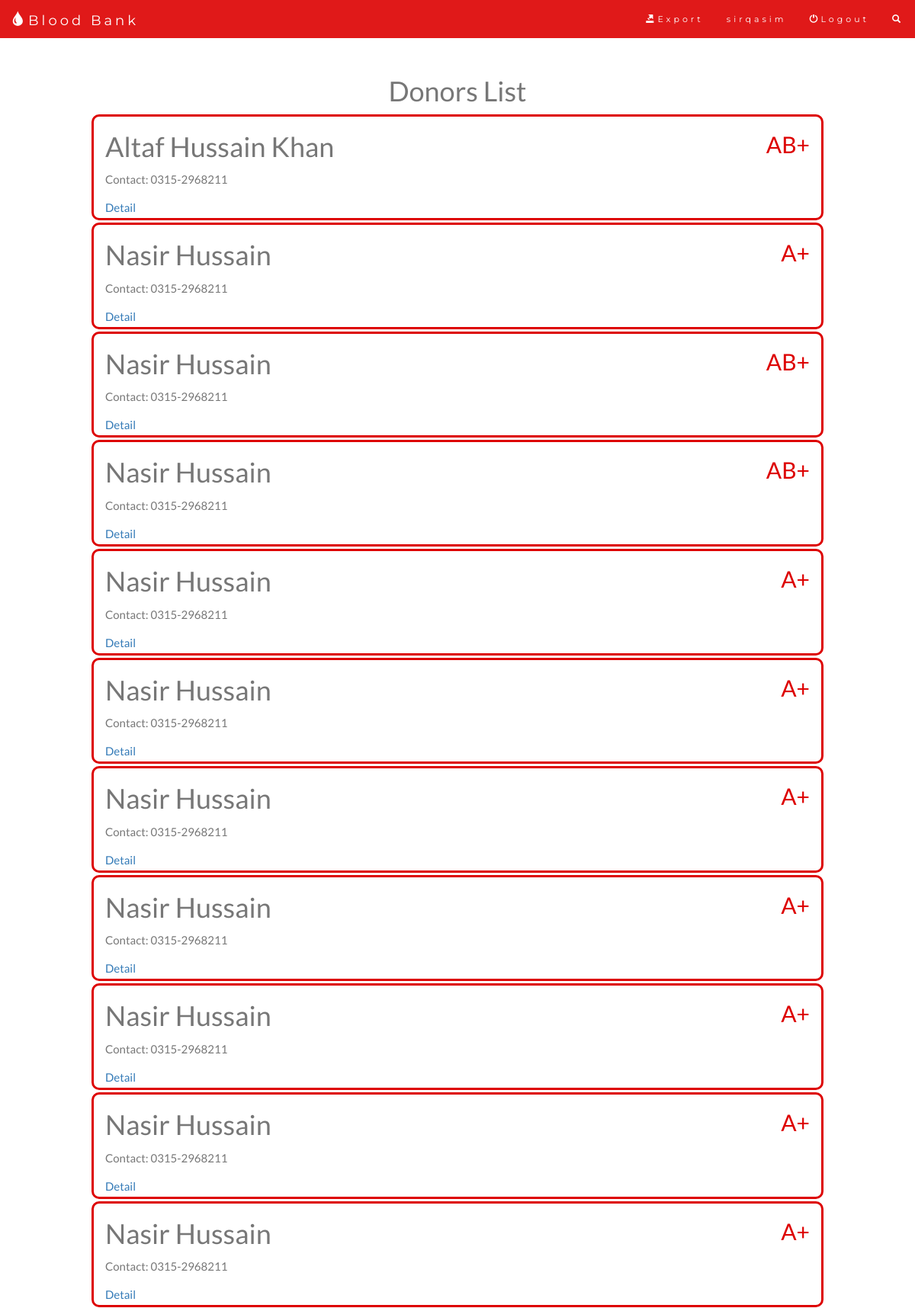
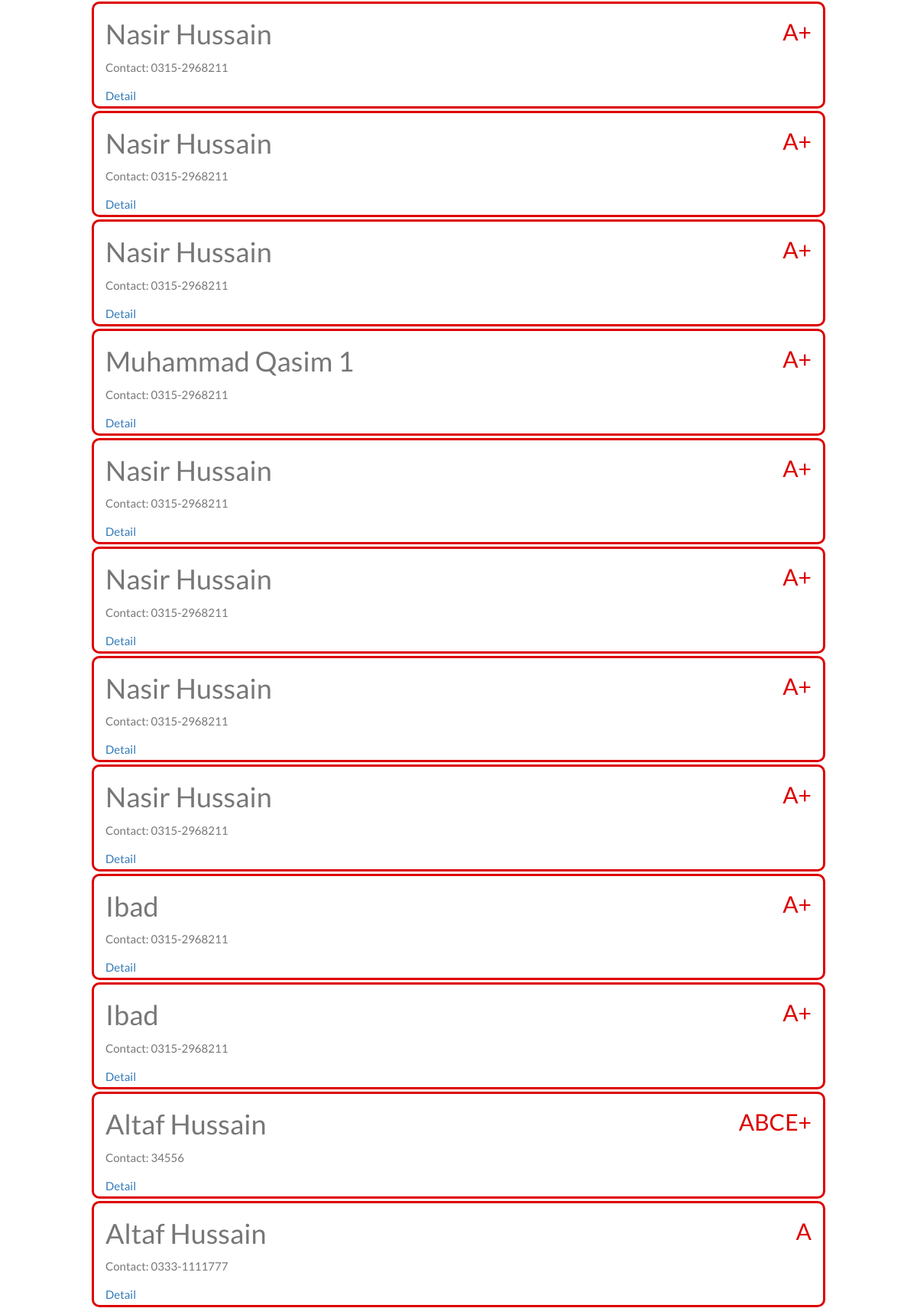
The app's page /bloodbank/ (signed in, upper part) with its own data (2 pictures, top to bottom).
### bloodbank/models.py (models this page shows)
class Donors(models.Model):
    name=models.CharField(max_length=255)
    contact=models.CharField(max_length=255)
    city=models.CharField(max_length=255)
    bloodGroup=models.CharField(max_length=255)
    donor=models.BooleanField(default=False)
    email=models.CharField(max_length=255)
    password=models.CharField(max_length=255)

### bloodbank/views.py (the view)
def index(request):
    if 'name' not in request.session:
        user = ""
    else:
        user = request.session['name']
    all_donors=Donors.objects.all().order_by('-pk')
    return render(request,'bloodbank/index.html',{'all_donors': all_donors,'user':user})

### bloodbank/templates/bloodbank/index.html (shortened to what this page needs)
<!DOCTYPE html>
<html lang="en">
<head>
{% load staticfiles %}
  <link rel="stylesheet" href="https://maxcdn.bootstrapcdn.com/bootstrap/3.3.7/css/bootstrap.min.css">
</head>
<body id="myPage" data-spy="scroll" data-target=".navbar" data-offset="50">
<nav class="navbar navbar-default navbar-fixed-top">
  <div class="container-fluid">
    <div class="navbar-header">
      <a class="navbar-brand" href="#"><i class="glyphicon glyphicon-tint"> </i>Blood Bank</a>
    </div>
    <div class="collapse navbar-collapse" id="myNavbar">
      <ul class="nav navbar-nav navbar-right">
              {% if user != "" %}
                  <li><a href="http://127.0.0.1:8000/bloodbank/export/"><i class="glyphicon glyphicon-export"></i>Export</a></li>
                  <li><a href="#">{{ user }}</a></li>
                  <li><a href="http://127.0.0.1:8000/bloodbank/logout"><i class="glyphicon glyphicon-off"></i>Logout</a><li>
              {% endif %}
        <li><a href="#"><span class="glyphicon glyphicon-search"></span></a></li>
      </ul>
    </div>
  </div>
</nav>
<div class="container">
    <div class="row">
<h1 class="text-center">Donors List</h1>
    {% for donor in all_donors %}
        {% if user != "" %}
            <div class="col-xs-12" style="border:solid 3px #dd0000; margin-bottom: 3px; border-radius:10px;">
            <h1 style="float: left;">{{ donor.name }}</h1>
            <h2 style="color:#dd0000; float: right;">{{ donor.bloodGroup }}</h2>
            <br style="clear: both;">
            <p>Contact: {{ donor.contact }}</p>
            <a href="http://127.0.0.1:8000/bloodbank/details/{{ donor.pk}}">Detail</a>
            <br style="clear:both !important;">
            </div>
        {% else %}
            <div class="col-md-12" style="border:solid 3px #dd0000; margin-bottom: 3px; border-radius:10px;">
            <h1 style="float: left;">{{ donor.name }}</h1>
            <h2 style="color:#dd0000; float: right;">{{ donor.bloodGroup }}</h2>
            <br style="clear:both !important;">
            </div>
        {% endif %}
    {% endfor %}
</div>
</div>
</body>
</html>

### bloodbank/templates/bloodbank/index.html (style rules this page uses)
body { font: 400 15px/1.8 Lato, sans-serif; color: #777; }
.container { padding: 80px 120px; }
.navbar { font-family: Montserrat, sans-serif; margin-bottom: 0; background-color: #dd0000; border: 0; font-size: 11px !important; letter-spacing: 4px; opacity: 0.9; }
.navbar li a, .navbar .navbar-brand { color: #ffffff !important; }

### records on screen
Donors: name "Altaf Hussain Khan", bloodGroup "AB+", contact "0315-2968211"
Donors: name "Nasir Hussain", bloodGroup "A+", contact "0315-2968211"
Donors: name "Nasir Hussain", bloodGroup "AB+", contact "0315-2968211"
Donors: name "Nasir Hussain", bloodGroup "AB+", contact "0315-2968211"
Donors: name "Nasir Hussain", bloodGroup "A+", contact "0315-2968211"
Donors: name "Nasir Hussain", bloodGroup "A+", contact "0315-2968211"
Donors: name "Nasir Hussain", bloodGroup "A+", contact "0315-2968211"
Donors: name "Nasir Hussain", bloodGroup "A+", contact "0315-2968211"
Donors: name "Nasir Hussain", bloodGroup "A+", contact "0315-2968211"
Donors: name "Nasir Hussain", bloodGroup "A+", contact "0315-2968211"
Donors: name "Nasir Hussain", bloodGroup "A+", contact "0315-2968211"
Donors: name "Nasir Hussain", bloodGroup "A+", contact "0315-2968211"
Donors: name "Nasir Hussain", bloodGroup "A+", contact "0315-2968211"
Donors: name "Nasir Hussain", bloodGroup "A+", contact "0315-2968211"
Donors: name "Muhammad Qasim 1", bloodGroup "A+", contact "0315-2968211"
Donors: name "Nasir Hussain", bloodGroup "A+", contact "0315-2968211"
Donors: name "Nasir Hussain", bloodGroup "A+", contact "0315-2968211"
Donors: name "Nasir Hussain", bloodGroup "A+", contact "0315-2968211"
Donors: name "Nasir Hussain", bloodGroup "A+", contact "0315-2968211"
Donors: name "Ibad", bloodGroup "A+", contact "0315-2968211"
Donors: name "Ibad", bloodGroup "A+", contact "0315-2968211"
Donors: name "Altaf Hussain", bloodGroup "ABCE+", contact "34556"
Donors: name "Altaf Hussain", bloodGroup "A", contact "0333-1111777"

### other values on screen
{{ user }} "sirqasim"
